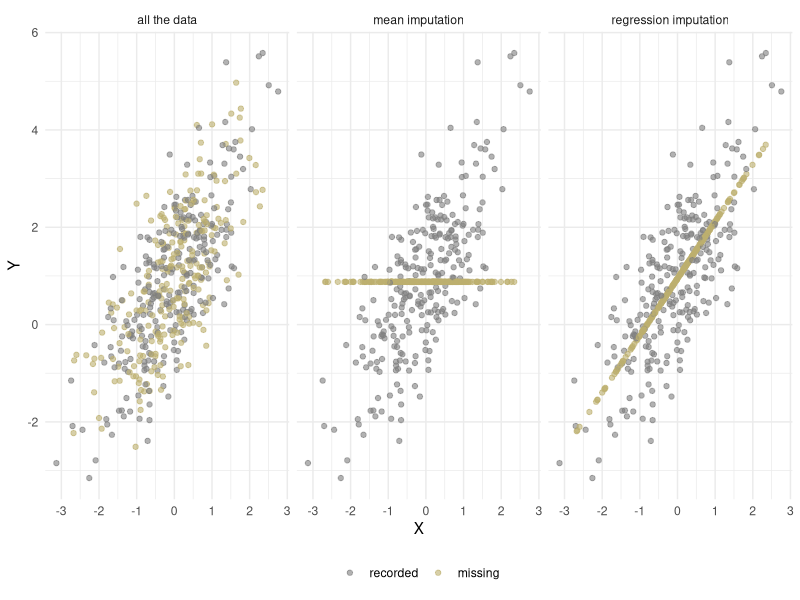

R code for this plot:
## ---- chunk 1
library(ggplot2)
library(dplyr)
library(mice)
theme_set(theme_minimal())
## ---- chunk 2
# The teacher's sheet and the sheet with solutions start from this seed. The student
# sheet gets none: the generator drops this div with the answers (convenor, 13 October).
set.seed(313)
## ---- chunk 3
n <- 500
X <- rnorm(n)
Y <- 1 + X + rnorm(n)
C <- rbinom(n, 1, 0.5)
d <- data.frame(X = X, Y = ifelse(C, Y, NA))
mean_imp <- ifelse(C, Y, mean(d$Y, na.rm = TRUE))
reg_imp  <- ifelse(C, Y, predict(lm(Y ~ X, data = d), newdata = d))
pic <- rbind(data.frame(X, Y = Y,        how = "all the data",          missing = C == 0),
             data.frame(X, Y = mean_imp, how = "mean imputation",       missing = C == 0),
             data.frame(X, Y = reg_imp,  how = "regression imputation", missing = C == 0))
ggplot(pic, aes(X, Y, color = missing)) + geom_point(alpha = 0.6) + facet_wrap(~ how) +
  scale_color_manual(values = c("gray50", "#BCAF6F"), labels = c("recorded", "missing"), name = NULL) +
  theme(legend.position = "bottom")
summaries <- function(y, x = X) c(sd = sd(y), cor = cor(x, y),
                                  slope = unname(coef(lm(y ~ x))[2]), q90 = unname(quantile(y, 0.9)))
round(rbind(`all the data` = summaries(Y), `complete cases` = summaries(Y[C == 1], X[C == 1]),
            `mean imputation` = summaries(mean_imp), `regression imputation` = summaries(reg_imp)), 2)
## ---- chunk 4
set.seed(313)                      # so that these numbers do not depend on coding 1's draws
n <- 2000
X <- rnorm(n)
Y <- 1 + X + rnorm(n)
C_mcar <- rbinom(n, 1, 0.5)
C_mar  <- rbinom(n, 1, plogis(-1.5 * X))
C_mnar <- rbinom(n, 1, plogis(-1.5 * (Y - 1)))
estimate <- function(C) {
  d <- data.frame(X = X, Y = ifelse(C, Y, NA))
  cc <- c(mean(d$Y, na.rm = TRUE), sd(d$Y, na.rm = TRUE) / sqrt(sum(C)))
  mean_imp <- ifelse(C, Y, mean(d$Y, na.rm = TRUE))
  mi <- c(mean(mean_imp), sd(mean_imp) / sqrt(n))
  reg_imp <- ifelse(C, Y, predict(lm(Y ~ X, data = d), newdata = d))
  ri <- c(mean(reg_imp), sd(reg_imp) / sqrt(n))
  imp <- mice(d, m = 20, method = "norm", printFlag = FALSE)
  pooled <- summary(pool(with(imp, lm(Y ~ 1))))
  mult <- c(pooled$estimate, pooled$std.error)
  out <- rbind(`complete cases` = cc, `mean imputation` = mi,
               `regression imputation` = ri, `multiple imputation` = mult)
  colnames(out) <- c("estimate", "se")
  out
}
res <- list(MCAR = estimate(C_mcar), MAR = estimate(C_mar), MNAR = estimate(C_mnar))
side_by_side <- do.call(cbind, lapply(names(res), function(k) {
  m <- res[[k]]; colnames(m) <- paste(k, colnames(m)); m }))
round(side_by_side, 3)                                        # steps 2 and 3
mean(Y)                                                       # this sample's full mean

d <- data.frame(X = X, Y = ifelse(C_mar, Y, NA))              # step 4
imp <- mice(d, m = 20, method = "norm", printFlag = FALSE)
head(imp$imp$Y[, 1:4], 3)
pool(with(imp, lm(Y ~ 1)))$pooled[, c("estimate", "ubar", "b", "t", "m")]
